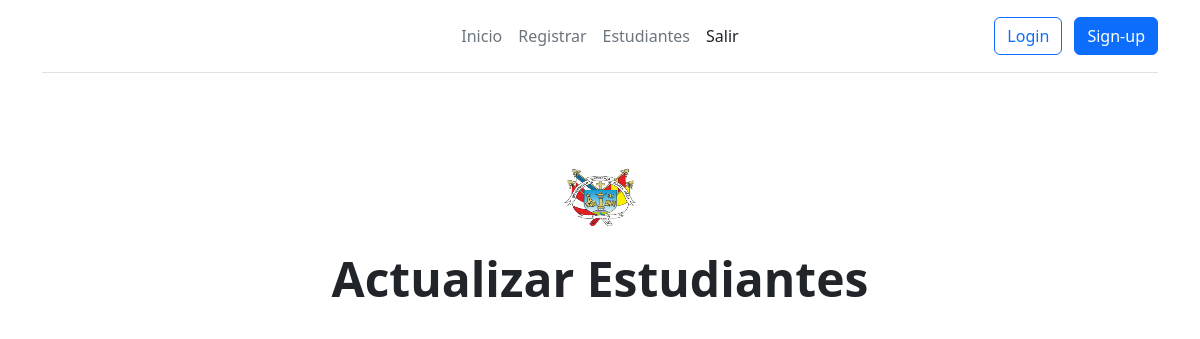
The page /login3/Estudiantes/edit.php?id_=Marcos (signed in) on the database as committed earlier.
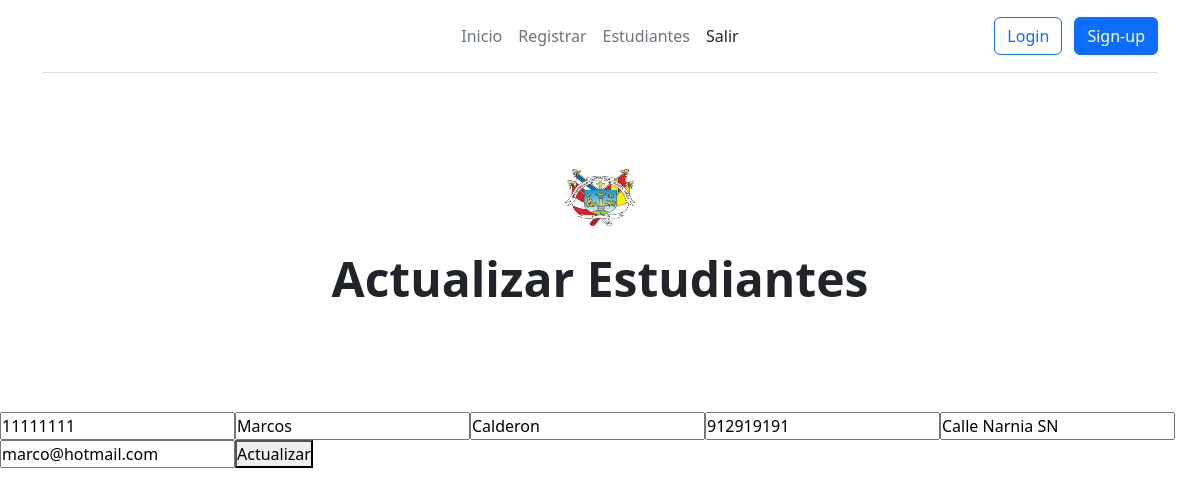
The same page on the database as committed later.
### tables this page shows
CREATE TABLE `estudiantes` (
  `id` int(8) UNSIGNED NOT NULL,
  `firstname` varchar(200) NOT NULL,
  `last_name` varchar(200) NOT NULL,
  `phone` int(9) NOT NULL,
  `direction` varchar(200) NOT NULL,
  `email` varchar(200) NOT NULL
);

### login3/Estudiantes/edit.php (the view, shortened to what this page needs)
<?php
    include("config.php");
    $id=$_GET['id_'];
?>
<!DOCTYPE html>
<html lang= "en">
<head>
    <link rel="stylesheet" href="style.css">
    <link rel="stylesheet" type= "text/css" href="css/bootstrap.min.css">
    <link rel="stylesheet" href="plugins/sweetalert2.min.css">
</head>
<body>
<div class="container">
    <header class="d-flex flex-wrap align-items-center justify-content-center justify-content-md-between py-3 mb-4 border-bottom">
      <a href="/" class="d-flex align-items-center col-md-3 mb-2 mb-md-0 text-dark text-decoration-none">
        <svg class="bi me-2" width="40" height="32" role="img" aria-label="Bootstrap"><use img ="Imagenes/logo.png"></use></svg>
      </a>
      <ul class="nav col-12 col-md-auto mb-2 justify-content-center mb-md-0">
        <li><a href="../home_0.php" class="nav-link px-2 link-secondary">Inicio</a></li>
        <li><a href="registration.php" class="nav-link px-2 link-secondary">Registrar</a></li>
        <li><a href="users.php" class="nav-link px-2 link-secondary">Estudiantes</a></li>
        <li><a href="../login.html" class="nav-link px-2 link-dark">Salir</a></li>
      </ul>
      <div class="col-md-3 text-end">
        <button type="button" class="btn btn-outline-primary me-2">Login</button>
        <button type="button" class="btn btn-primary">Sign-up</button>
      </div>
    </header>
    </div>
    <div class="px-4 py-5 my-5 text-center">
        <img class="d-block mx-auto mb-4" src="Imagenes/logo.png" alt="" width="72" height="57">
        <h1 class="display-5 fw-bold">Actualizar Estudiantes</h1>
    </div>
    <form action="update.php" method="POST">
        <?php
        $result = mysqli_query($mysqli, "SELECT * FROM estudiantes WHERE firstname = '$id'");
        while($row = mysqli_fetch_array($result))
        {
            echo"<input type = 'number' name='id' value='{$row['id']}' required>";
            echo"<input type = 'text' name='firstname' value='{$row['firstname']}' required>";
            echo"<input type = 'text' name='last_name' value='{$row['last_name']}' required>";
            echo"<input type = 'number' name='phone' value='{$row['phone']}' required>";
            echo"<input type = 'text' name='direction' value='{$row['direction']}' required>";
            echo"<input type = 'email' name='email' value='{$row['email']}' required>";
            echo "<button type='submit'>Actualizar</button>";
        }
        ?>
    </form>
</body>
</html>

Rows that differ between the two databases and show on the page:
added estudiantes: id "11111111", firstname "Marcos", last_name "Calderon", phone "912919191", direction "Calle Narnia SN", email "marco@hotmail.com"
